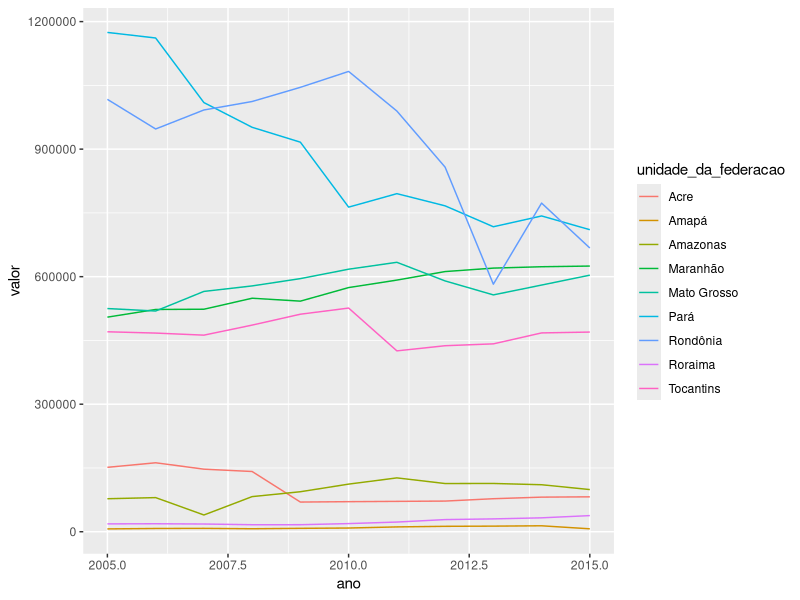

R code for this plot:
## ---- chunk 1
#|echo: false
library(ggplot2)
data <- read.csv('dados/dados_pecuaria.csv')
ggplot(data = data, aes(x = ano, y = valor, group = unidade_da_federacao, colour = unidade_da_federacao)) +
  geom_line()

